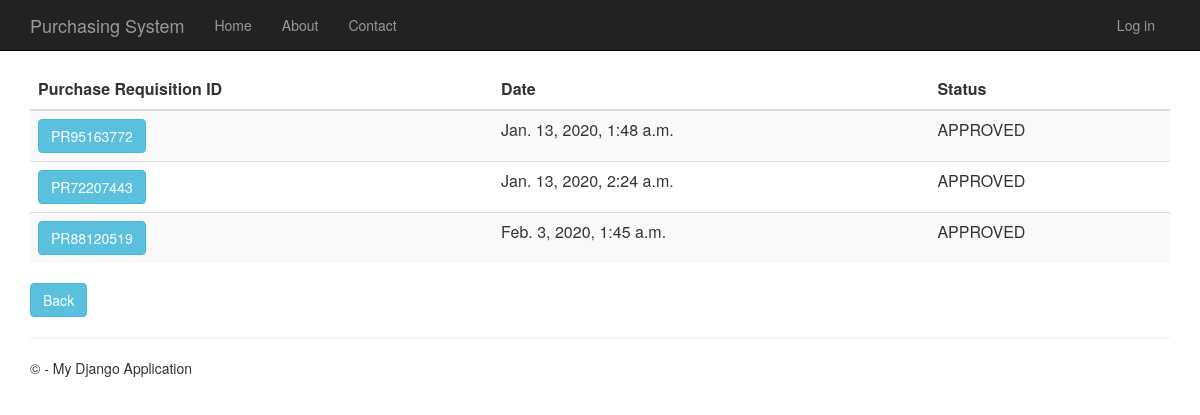
Before: /purchaserequisitionhistory with the older database file.
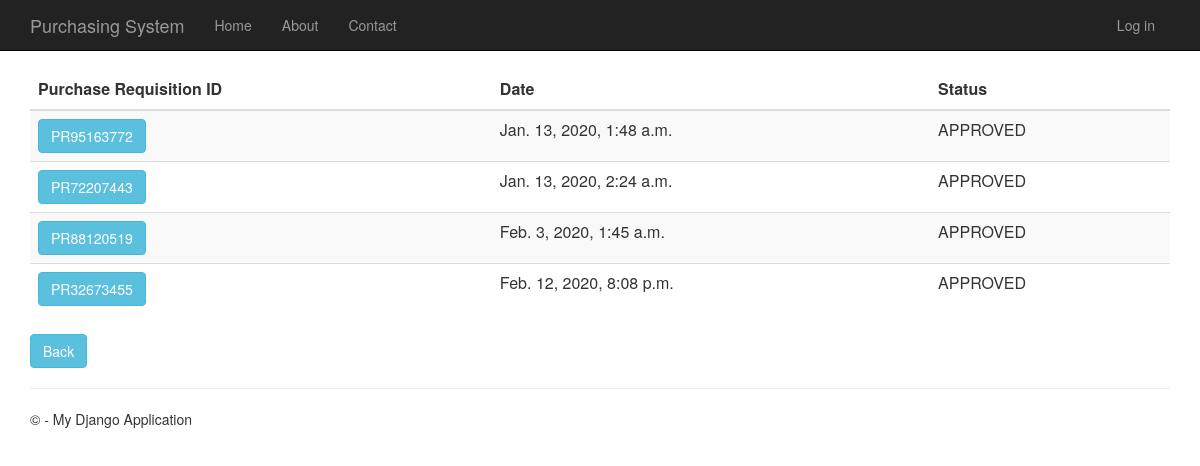
After: the same page with the newer database file.
### PurchaseRequisition/models.py (models this page shows)
class PurchaseRequisition(models.Model):
    pr_id= models.CharField(max_length=10, primary_key=True) #takes character
    description= models.TextField(null=True,default=None, blank=True)
    time_created= models.DateTimeField()
    total_price= models.DecimalField(max_digits=10, decimal_places=2, default=Decimal('0.00'))
    status= models.TextField(max_length=10, default="Pending")
    person_id = models.ForeignKey(Person)
    def __str__(self):
        return str(self.pr_id)

### PurchaseRequisition/views.py (the view)
# urls.py: url(r'^purchaserequisitionhistory', PurchaseRequisition.views.purchaserequisitionhistory, name="purchase_requisition_history"),
def purchaserequisitionhistory(request):
    purchase_requisitions = PurchaseRequisition.objects.all()
    print(purchase_requisitions)
    context = {
            'title':'Purchase Requisition History',
            'rows':purchase_requisitions
        }
    return render(request,'PurchaseRequisition/purchaserequisitionhistory.html',context)

### PurchaseRequisition/templates/PurchaseRequisition/purchaserequisitionhistory.html
﻿{% extends "app/layout.html" %}
{% block content %}
<div class="purchaseorderhistory margintop" action="menu" >
    <form action="purchaserequisitionhistorydetails" method="GET">
        <table class="table table-striped margintop">
          <thead>
            <tr>
              <th scope="col">Purchase Requisition ID</th>
              <th scope="col">Date</th>
              <th scope="col">Status</th>
            </tr>
          </thead>
          <tbody>
              {% for r in rows %}
            <tr>
                 <td><button type="submit" name="pr_id" value="{{r.pr_id}}" class="btn btn-info" >{{r.pr_id}}</button></td>
                 <td>{{r.time_created}}</td>
                 <td>{{r.status}}</td>
            </tr>
              {% endfor %}
          </tbody>
        </table>
    </form>
       <form action="menu">
        <div class="margintop">
            <button type="submit" class="btn btn-info" >Back</button>
        </div>
    </form>
</div>
{% endblock %}

Changed rows visible on the page:
added PurchaseRequisition: pr_id "PR32673455", time_created "Feb. 12, 2020, 8:08 p.m.", status "APPROVED"
